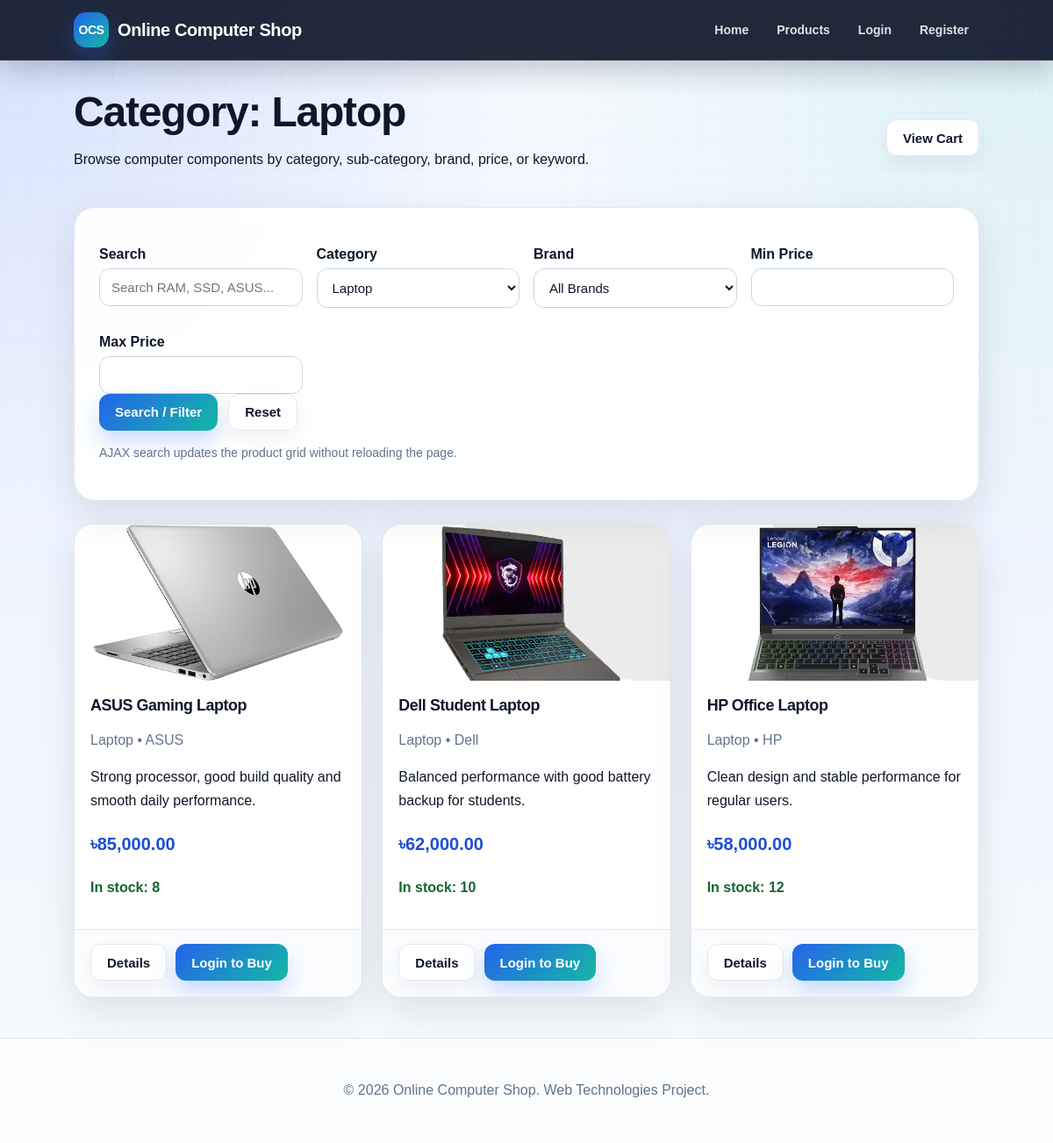
Screenshot of /index.php?page=category&id=1 with the database file from the repository.
### tables this page shows
CREATE TABLE categories (
    id INT AUTO_INCREMENT PRIMARY KEY,
    name VARCHAR(100) NOT NULL,
    parent_id INT NULL,
    created_at DATETIME NOT NULL DEFAULT CURRENT_TIMESTAMP,
    CONSTRAINT fk_categories_parent
        FOREIGN KEY (parent_id) REFERENCES categories(id)
        ON DELETE RESTRICT
        ON UPDATE CASCADE
);

CREATE TABLE products (
    id INT AUTO_INCREMENT PRIMARY KEY,
    name VARCHAR(150) NOT NULL,
    description TEXT NOT NULL,
    manufacturer_review TEXT NOT NULL,
    price DECIMAL(10,2) NOT NULL,
    category_id INT NOT NULL,
    brand_id INT NOT NULL,
    image_path VARCHAR(255) NULL,
    stock INT NOT NULL DEFAULT 0,
    created_at DATETIME NOT NULL DEFAULT CURRENT_TIMESTAMP,
    CONSTRAINT fk_products_category
        FOREIGN KEY (category_id) REFERENCES categories(id)
        ON DELETE RESTRICT
        ON UPDATE CASCADE,
    CONSTRAINT fk_products_brand
        FOREIGN KEY (brand_id) REFERENCES brands(id)
        ON DELETE RESTRICT
        ON UPDATE CASCADE
);

CREATE TABLE brands (
    id INT AUTO_INCREMENT PRIMARY KEY,
    name VARCHAR(100) NOT NULL,
    category_id INT NOT NULL,
    created_at DATETIME NOT NULL DEFAULT CURRENT_TIMESTAMP,
    CONSTRAINT fk_brands_category
        FOREIGN KEY (category_id) REFERENCES categories(id)
        ON DELETE RESTRICT
        ON UPDATE CASCADE
);

### controllers/ProductController.php (called while the page is built, shortened)
<?php
require_once __DIR__ . '/../models/ProductModel.php';
require_once __DIR__ . '/../models/CategoryModel.php';
require_once __DIR__ . '/../models/BrandModel.php';
function product_filter_data($conn) {
    return [
        'categories' => get_all_categories($conn),
        'brands' => get_all_brands($conn)
    ];
}
function show_category_products_page($conn) {
    $category_id = (int)($_GET['id'] ?? $_GET['category_id'] ?? 0);
    $category = find_category_by_id($conn, $category_id);
    $filters = [
        'category_id' => $category_id,
        'q' => trim($_GET['q'] ?? ''),
        'min_price' => trim($_GET['min_price'] ?? ''),
        'max_price' => trim($_GET['max_price'] ?? ''),
        'brand_id' => (int)($_GET['brand_id'] ?? 0)
    ];
    $products = get_public_products($conn, $filters);
    $filterData = product_filter_data($conn);
    $pageTitle = 'Category: ' . $category['name'];
    require __DIR__ . '/../views/products/list.php';
}

### config/session.php (called while the page is built, shortened)
<?php
function e($value) {
    return htmlspecialchars((string)($value ?? ''), ENT_QUOTES, 'UTF-8');
}
function is_logged_in() {
    return isset($_SESSION['user_id']);
}

### models/CategoryModel.php (called while the page is built, shortened)
<?php
function get_all_categories($conn) {
    $sql = "SELECT c.id, c.name, c.parent_id, c.created_at, p.name AS parent_name
            FROM categories c
            LEFT JOIN categories p ON c.parent_id = p.id
            ORDER BY COALESCE(p.name, c.name), c.parent_id IS NOT NULL, c.name ASC";
    $result = $conn->query($sql);
    $categories = [];
    while ($row = $result->fetch_assoc()) {
        $categories[] = $row;
    }
    return $categories;
}
function find_category_by_id($conn, $id) {
    $stmt = $conn->prepare("SELECT id, name, parent_id FROM categories WHERE id = ?");
    $stmt->bind_param("i", $id);
    $stmt->execute();
    return $stmt->get_result()->fetch_assoc();
}

### models/BrandModel.php (called while the page is built, shortened)
<?php
function get_all_brands($conn) {
    $sql = "SELECT b.id, b.name, b.category_id, b.created_at, c.name AS category_name
            FROM brands b
            INNER JOIN categories c ON b.category_id = c.id
            ORDER BY c.name ASC, b.name ASC";
    $result = $conn->query($sql);
    $brands = [];
    while ($row = $result->fetch_assoc()) {
        $brands[] = $row;
    }
    return $brands;
}

### models/ProductModel.php (called while the page is built, shortened)
<?php
function get_child_category_ids_recursive($conn, $category_id) {
    $ids = [(int)$category_id];
    $stmt = $conn->prepare("SELECT id FROM categories WHERE parent_id = ?");
    $stmt->bind_param("i", $category_id);
    $stmt->execute();
    $result = $stmt->get_result();
    return array_values(array_unique($ids));
}
function get_public_products($conn, $filters = []) {
    $sql = "SELECT p.id, p.name, p.description, p.manufacturer_review, p.price, p.image_path, p.stock,
                   p.category_id, p.brand_id, c.name AS category_name, b.name AS brand_name
            FROM products p
            INNER JOIN categories c ON p.category_id = c.id
            INNER JOIN brands b ON p.brand_id = b.id
            WHERE 1 = 1";
    $types = "";
    $params = [];
    if (!empty($filters['category_id'])) {
        $category_ids = get_child_category_ids_recursive($conn, (int)$filters['category_id']);
        $placeholders = implode(',', array_fill(0, count($category_ids), '?'));
        $sql .= " AND p.category_id IN ($placeholders)";
        $types .= str_repeat('i', count($category_ids));
        foreach ($category_ids as $cat_id) {
            $params[] = $cat_id;
        }
    }
    $sql .= " ORDER BY p.created_at DESC";
    $stmt = $conn->prepare($sql);
    if ($types !== '') {
        $stmt->bind_param($types, ...$params);
    }
    $stmt->execute();
    $result = $stmt->get_result();
    $products = [];
    while ($row = $result->fetch_assoc()) {
        $products[] = $row;
    }
    return $products;
}

### views/products/list.php (the view, shortened to what this page needs)
<?php require __DIR__ . '/../layouts/header.php'; ?>
<?php require __DIR__ . '/../layouts/navbar.php'; ?>
<main class="container">
<section class="page-head">
    <div>
        <h1><?= e($pageTitle ?? 'Products') ?></h1>
        <p>Browse computer components by category, sub-category, brand, price, or keyword.</p>
    </div>
    <a class="button-secondary" href="index.php?page=cart">View Cart</a>
</section>
<section class="filter-card">
    <form id="productSearchForm" onsubmit="return false;">
        <div class="form-grid">
            <div class="form-group">
                <label for="search_q">Search</label>
                <input type="text" id="search_q" name="q" placeholder="Search RAM, SSD, ASUS..." value="<?= e($filters['q'] ?? '') ?>">
            </div>
            <div class="form-group">
                <label for="filter_category">Category</label>
                <select id="filter_category" name="category_id">
                    <?php foreach ($filterData['categories'] as $category): ?>
                        <option value="<?= e($category['id']) ?>" <?= (int)($filters['category_id'] ?? 0) === (int)$category['id'] ? 'selected' : '' ?>>
                            <?= $category['parent_name'] ? e($category['parent_name'] . ' → ' . $category['name']) : e($category['name']) ?>
                        </option>
                    <?php endforeach; ?>
                </select>
            </div>
            <div class="form-group">
                <label for="filter_brand">Brand</label>
                <select id="filter_brand" name="brand_id">
                    <option value="">All Brands</option>
                </select>
            </div>
            <div class="form-group">
                <label for="min_price">Min Price</label>
                <input type="number" id="min_price" name="min_price" min="0" step="0.01" value="<?= e($filters['min_price'] ?? '') ?>">
            </div>
            <div class="form-group">
                <label for="max_price">Max Price</label>
                <input type="number" id="max_price" name="max_price" min="0" step="0.01" value="<?= e($filters['max_price'] ?? '') ?>">
            </div>
        </div>
        <div class="action-row">
            <button type="button" class="primary-btn" id="ajaxSearchBtn">Search / Filter</button>
            <a class="button-secondary" href="index.php?page=products">Reset</a>
        </div>
        <p class="small-note">AJAX search updates the product grid without reloading the page.</p>
    </form>
</section>
<section>
    <div id="productGrid" class="product-grid">
        <?php if (empty($products)): ?>
            <div class="empty-state">No products found.</div>
        <?php else: ?>
            <?php foreach ($products as $product): ?>
                <article class="product-card" data-product-id="<?= e($product['id']) ?>">
                    <?php if (!empty($product['image_path'])): ?>
                        <img src="<?= e($product['image_path']) ?>" alt="<?= e($product['name']) ?>">
                    <?php else: ?>
                        <div class="product-placeholder">No Image</div>
                    <?php endif; ?>
                    <div class="product-info">
                        <h3><?= e($product['name']) ?></h3>
                        <p class="meta"><?= e($product['category_name']) ?> • <?= e($product['brand_name']) ?></p>
                        <p><?= e(strlen($product['manufacturer_review']) > 95 ? substr($product['manufacturer_review'], 0, 95) . '...' : $product['manufacturer_review']) ?></p>
                        <p class="price">৳<?= number_format((float)$product['price'], 2) ?></p>
                        <p class="stock <?= (int)$product['stock'] > 0 ? 'in-stock' : 'out-stock' ?>">
                            <?= (int)$product['stock'] > 0 ? 'In stock: ' . e($product['stock']) : 'Out of stock' ?>
                        </p>
                    </div>
                    <div class="product-actions">
                        <a class="button-secondary" href="index.php?page=product-details&id=<?= e($product['id']) ?>">Details</a>
                        <?php if (is_logged_in() && ($_SESSION['role'] ?? '') === 'customer'): ?>
                            <button type="button" class="primary-btn add-to-cart-btn" data-id="<?= e($product['id']) ?>" <?= (int)$product['stock'] <= 0 ? 'disabled' : '' ?>>Add to Cart</button>
                        <?php elseif (!is_logged_in()): ?>
                            <a class="primary-btn" href="index.php?page=login">Login to Buy</a>
                        <?php endif; ?>
                    </div>
                </article>
            <?php endforeach; ?>
        <?php endif; ?>
    </div>
</section>
</main>
<?php require __DIR__ . '/../layouts/footer.php'; ?>

### index.php (shortened to what this page needs)
<?php
require_once __DIR__ . '/config/database.php';
require_once __DIR__ . '/config/session.php';
require_once __DIR__ . '/controllers/ProductController.php';
require_once __DIR__ . '/controllers/CartController.php';
$page = $_GET['page'] ?? 'home';
switch ($page) {
    case 'category':
        show_category_products_page($conn);
        break;
}

### views/layouts/header.php (shortened to what this page needs)
<!DOCTYPE html>
<html lang="en">
<head>
    <?php
    $appBase = rtrim(dirname($_SERVER['SCRIPT_NAME']), '/\\');
?>
    <link rel="stylesheet" href="<?= e($appBase) ?>/public/css/style.css?v=2">
</head>
<body class="app-shell">

### views/layouts/navbar.php (shortened to what this page needs)
<nav class="navbar">
    <div class="brand">
        <a class="brand-link" href="index.php?page=home">
            <span class="brand-mark">OCS</span>
            <span>Online Computer Shop</span>
        </a>
    </div>
    <div class="nav-links">
        <a href="index.php?page=home">Home</a>
        <a href="index.php?page=products">Products</a>
        <?php if (!is_logged_in()): ?>
            <a href="index.php?page=login">Login</a>
            <a href="index.php?page=register">Register</a>
        <?php endif; ?>
    </div>
</nav>

### views/layouts/footer.php (shortened to what this page needs)
<footer class="footer">
    <p>&copy; <?= date('Y') ?> Online Computer Shop. Web Technologies Project.</p>
</footer>
</body>
</html>

### public/css/base.css (style rules this page uses)
:root { --primary: #2563eb; --primary-dark: #1d4ed8; --primary-soft: #dbeafe; --secondary: #14b8a6; --accent: #f97316; --danger: #dc2626; --danger-dark: #991b1b; --success: #16a34a; --success-dark: #166534; --warning: #f59e0b; --text: #0f172a; --text-soft: #475569; --muted: #64748b; --line: #e2e8f0; --surface: #ffffff; --surface-soft: #f8fafc; --surface-tint: #eff6ff; --shadow-sm: 0 8px 22px rgba(15, 23, 42, 0.06); --shadow-md: 0 16px 45px rgba(15, 23, 42, 0.10); --shadow-lg: 0 24px 70px rgba(15, 23, 42, 0.16); --radius-sm: 10px; --radius-md: 16px; --radius-lg: 24px; --max-width: 1180px; }
* { box-sizing: border-box; }
html { scroll-behavior: smooth; }
body { margin: 0; min-height: 100vh; font-family: Arial, Helvetica, sans-serif; color: var(--text); background: radial-gradient(circle at top left, rgba(37, 99, 235, 0.16), transparent 35%), radial-gradient(circle at top right, rgba(20, 184, 166, 0.12), transparent 35%), linear-gradient(180deg, #f8fbff 0%, #eef4ff 48%, #f8fafc 100%); }
body::before { content: ""; position: fixed; inset: 0; pointer-events: none; background-image: linear-gradient(rgba(15, 23, 42, 0.035) 1px, transparent 1px), linear-gradient(90deg, rgba(15, 23, 42, 0.035) 1px, transparent 1px); background-size: 32px 32px; mask-image: linear-gradient(to bottom, rgba(0, 0, 0, 0.7), transparent 55%); z-index: -1; }
img { max-width: 100%; display: block; }
a { color: var(--primary); text-decoration: none; transition: color 0.2s ease, transform 0.2s ease, background 0.2s ease, box-shadow 0.2s ease; }
h1, h2, h3 { color: var(--text); letter-spacing: -0.025em; }
h1 { font-size: clamp(2rem, 4vw, 3.6rem); line-height: 1.05; margin: 0 0 12px; }
h3 { font-size: 1.15rem; margin: 0 0 10px; }
p { line-height: 1.65; }

### public/css/layout.css (style rules this page uses)
.navbar { position: sticky; top: 0; z-index: 50; display: flex; justify-content: space-between; align-items: center; gap: 22px; padding: 14px 7%; color: #ffffff; background: rgba(15, 23, 42, 0.92); backdrop-filter: blur(16px); border-bottom: 1px solid rgba(255, 255, 255, 0.10); box-shadow: 0 12px 32px rgba(15, 23, 42, 0.22); }
.brand { flex-shrink: 0; }
.brand a, .brand-link { display: inline-flex; align-items: center; gap: 10px; color: #ffffff; font-size: 20px; font-weight: 800; letter-spacing: -0.02em; }
.brand-mark { display: inline-grid; place-items: center; width: 40px; height: 40px; border-radius: 14px; font-size: 14px; font-weight: 900; color: #ffffff; background: linear-gradient(135deg, var(--primary), var(--secondary)); box-shadow: 0 10px 25px rgba(37, 99, 235, 0.35); }
.nav-links { display: flex; justify-content: flex-end; align-items: center; flex-wrap: wrap; gap: 8px; }
.nav-links a { color: rgba(255, 255, 255, 0.86); padding: 9px 12px; border-radius: 999px; font-size: 14px; font-weight: 700; }
.container { width: 86%; max-width: var(--max-width); margin: 34px auto; }
.hero-card, .section, .filter-card, .cart-card, .detail-layout, .form-card { border: 1px solid rgba(226, 232, 240, 0.95); background: rgba(255, 255, 255, 0.94); box-shadow: var(--shadow-md); backdrop-filter: blur(10px); }
.footer { text-align: center; margin-top: 46px; padding: 30px 18px; color: var(--muted); border-top: 1px solid rgba(226, 232, 240, 0.9); background: rgba(255, 255, 255, 0.45); }

### public/css/pages.css (style rules this page uses)
.filter-card, .cart-card, .detail-layout { border-radius: var(--radius-lg); padding: clamp(20px, 3vw, 28px); margin-bottom: 26px; }
.page-head { display: flex; justify-content: space-between; align-items: center; gap: 18px; margin-bottom: 24px; }
.product-grid { display: grid; grid-template-columns: repeat(auto-fit, minmax(250px, 1fr)); gap: 22px; }
.product-card { display: flex; flex-direction: column; overflow: hidden; border: 1px solid rgba(226, 232, 240, 0.95); border-radius: 22px; background: #ffffff; box-shadow: var(--shadow-md); transition: transform 0.22s ease, box-shadow 0.22s ease, border-color 0.22s ease; }
.product-card img, .product-placeholder, .image-placeholder { width: 100%; height: 178px; object-fit: cover; background: linear-gradient(135deg, #e0f2fe, #eef2ff); }
.product-info { flex: 1; padding: 18px; }
.product-info h3 { font-size: 1.12rem; }
.product-actions { display: flex; flex-wrap: wrap; gap: 10px; padding: 16px 18px 18px; border-top: 1px solid var(--line); background: #fbfdff; }

### rows the page displays
categories: name "Category: Laptop"
products: image_path (picture), name "ASUS Gaming Laptop", category.name "Laptop", brand.name "ASUS", manufacturer_review "Strong processor, good build quality and smooth daily performance.", price "85,000.00", stock "8"
products: image_path (picture), name "Dell Student Laptop", category.name "Laptop", brand.name "Dell", manufacturer_review "Balanced performance with good battery backup for students.", price "62,000.00", stock "10"
products: image_path (picture), name "HP Office Laptop", category.name "Laptop", brand.name "HP", manufacturer_review "Clean design and stable performance for regular users.", price "58,000.00", stock "12"

### other values shown
form field category_id "Laptop"
